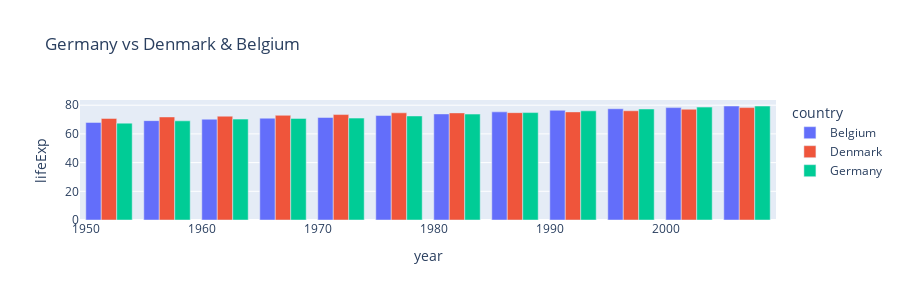

Write notebook code for a chart like this one.
### Code cell
fig1 = px.bar(df_countries, 
             x='year', 
             y='lifeExp',  
             color='country',
             barmode='group',
             height=300, title = "Germany vs Denmark & Belgium")

fig1

### Figure 1 — Plotly figure (JSON) as saved in the notebook; plotly's stock layout.template omitted (floating-point values rounded to 4 significant figures)
{"data": [{"alignmentgroup": "True", "hovertemplate": "country=Belgium<br>year=%{x}<br>lifeExp=%{y}<extra></extra>", "legendgroup": "Belgium", "marker": {"color": "#636efa", "pattern": {"shape": ""}}, "name": "Belgium", "offsetgroup": "Belgium", "orientation": "v", "showlegend": true, "textposition": "auto", "type": "bar", "x": [1952, 1957, 1962, 1967, 1972, 1977, 1982, 1987, 1992, 1997, 2002, 2007], "xaxis": "x", "y": [68, 69.24, 70.25, 70.94, 71.44, 72.8, 73.93, 75.35, 76.46, 77.53, 78.32, 79.44], "yaxis": "y"}, {"alignmentgroup": "True", "hovertemplate": "country=Denmark<br>year=%{x}<br>lifeExp=%{y}<extra></extra>", "legendgroup": "Denmark", "marker": {"color": "#EF553B", "pattern": {"shape": ""}}, "name": "Denmark", "offsetgroup": "Denmark", "orientation": "v", "showlegend": true, "textposition": "auto", "type": "bar", "x": [1952, 1957, 1962, 1967, 1972, 1977, 1982, 1987, 1992, 1997, 2002, 2007], "xaxis": "x", "y": [70.78, 71.81, 72.35, 72.96, 73.47, 74.69, 74.63, 74.8, 75.33, 76.11, 77.18, 78.33], "yaxis": "y"}, {"alignmentgroup": "True", "hovertemplate": "country=Germany<br>year=%{x}<br>lifeExp=%{y}<extra></extra>", "legendgroup": "Germany", "marker": {"color": "#00cc96", "pattern": {"shape": ""}}, "name": "Germany", "offsetgroup": "Germany", "orientation": "v", "showlegend": true, "textposition": "auto", "type": "bar", "x": [1952, 1957, 1962, 1967, 1972, 1977, 1982, 1987, 1992, 1997, 2002, 2007], "xaxis": "x", "y": [67.5, 69.1, 70.3, 70.8, 71, 72.5, 73.8, 74.85, 76.07, 77.34, 78.67, 79.41], "yaxis": "y"}], "layout": {"barmode": "group", "height": 300, "legend": {"title": {"text": "country"}, "tracegroupgap": 0}, "title": {"text": "Germany vs Denmark & Belgium"}, "xaxis": {"anchor": "y", "domain": [0, 1], "title": {"text": "year"}}, "yaxis": {"anchor": "x", "domain": [0, 1], "title": {"text": "lifeExp"}}}}
